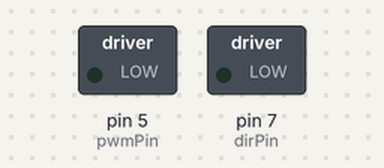
The sketch below on a simulated Arduino Uno, built with avr-gcc and run on an emulated ATmega328P. Parts: switched loads named in the sketch (green lamp = pin HIGH).

Above: at 0.05 s.
At 6.45 s:
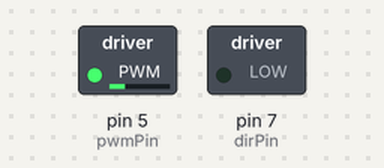
At 19.95 s:
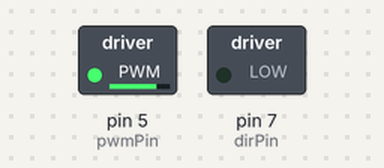
At 39.85 s:
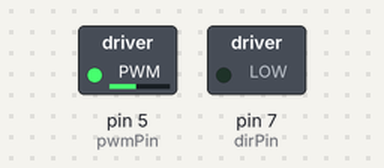
Timing chart, 0 to 40.0 s (numbered marks = the images above):
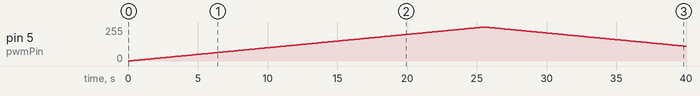

Measured:
- by itself, pin 5 (pwmPin): rises from 0/255 to 255/255 in 25.4 s, then falls to 111/255 in 14.4 s

The sketch:

test1.ino
```cpp
// BLDC-8015A driver PWM test code...
// (1) ramp up and down speed, (2) change motor direction after each ramp up/down cycle.
// setup:  Arduino Uno
// ref: https://www.arduino.cc/reference/en/language/functions/analog-io/analogwrite/
// author: C.Sun


int pwmPin = 5;   // AVI port connects to digital pin 5, PWM 980hz
int dirPin = 7;   // F/R port connects to digital pin 7

int speed =0;    // pwm duty cycle
int direction=1; // 1 or -1 for F/R dir
int ramp = 1;  // speed ramp direction, pos or neg

void setup() {
  pinMode(dirPin,OUTPUT); // direction pin
  //Serial.begin(9600); // debug
}

void loop() {
  // speed limit check
	if (speed<0 || speed>255) {
    ramp= ramp* -1 ;// reverse
	  speed = speed + 2*ramp; // correct overshoot
  }

  // change motor direction at stop
  if (speed==0){
    direction=direction* -1; // reverse
    if (direction>0)
      digitalWrite(dirPin,HIGH);
    else
      digitalWrite(dirPin,LOW);
  }

  // send PWM signal
	analogWrite(pwmPin,speed);
  //Serial.print(direction);
  //Serial.print(":");
  //Serial.println(speed);
	speed = speed + ramp;
	delay(100); // 100 msec
}
```
